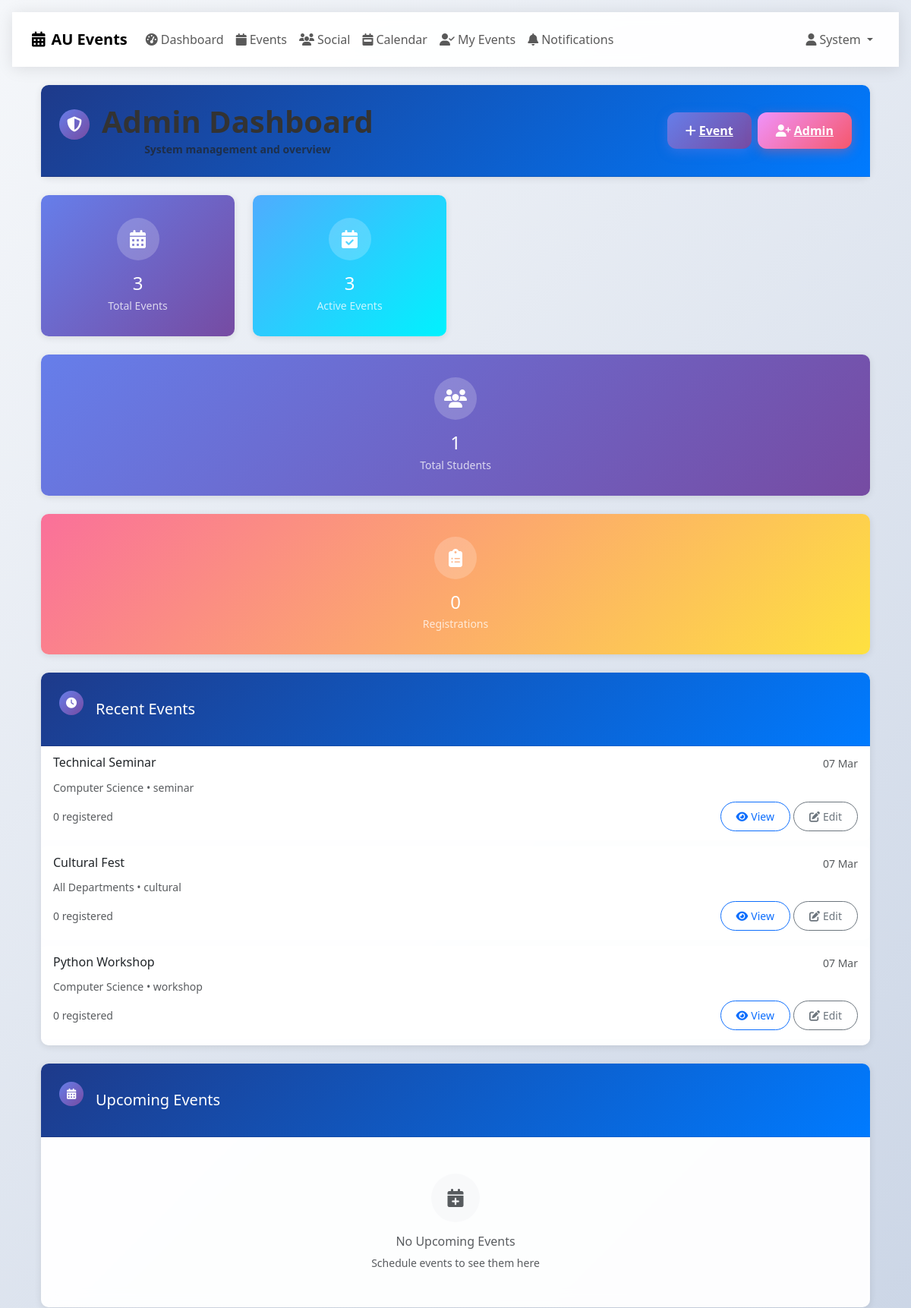
Page /admin/dashboard (signed in, upper part) on the earlier database version.
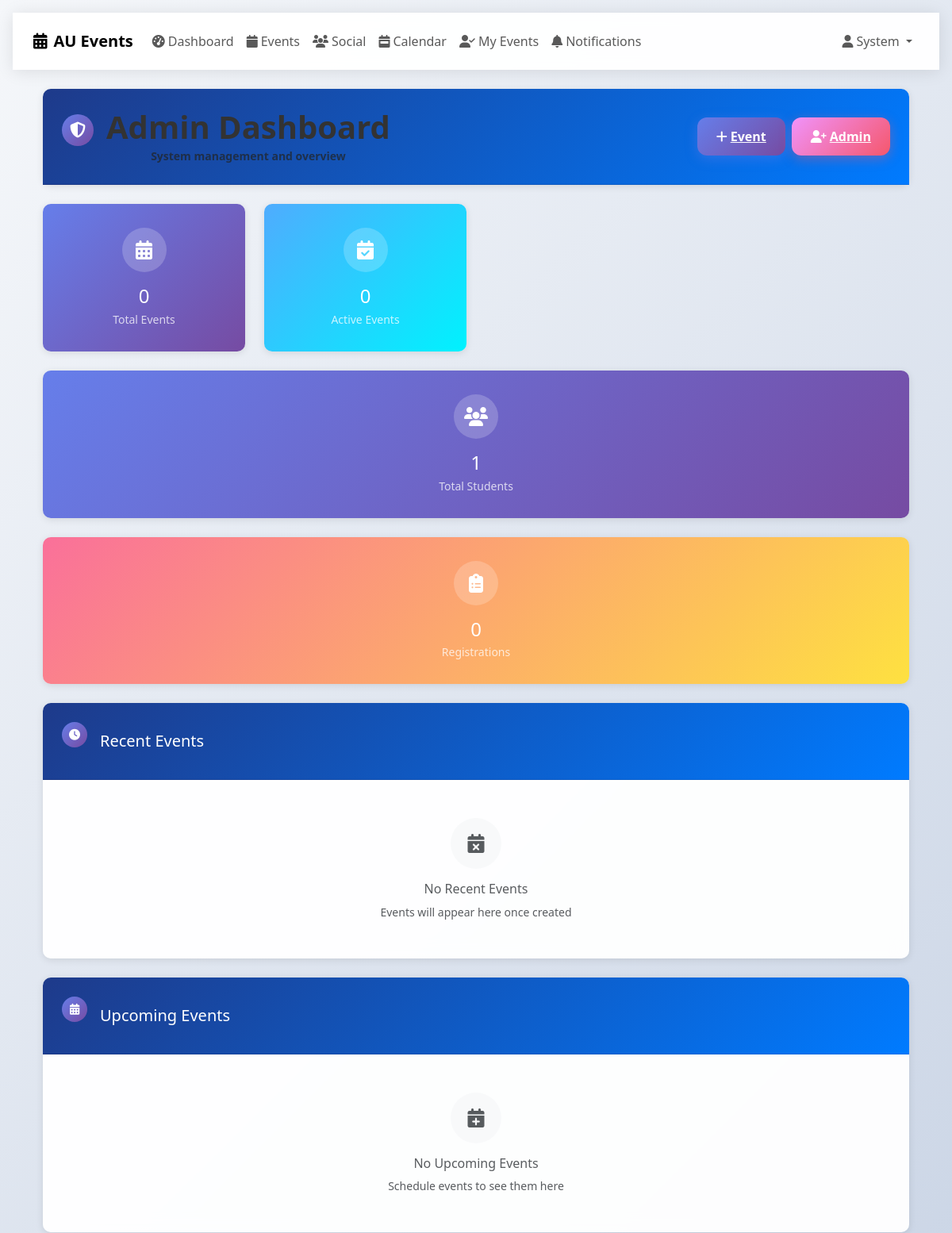
Same page on the later database version.
### models/event.py (models this page shows, shortened)
class Event(db.Model):
    __tablename__ = 'events'
    id = db.Column(db.Integer, primary_key=True)
    title = db.Column(db.String(200), nullable=False)
    description = db.Column(db.Text, nullable=False)
    date = db.Column(db.Date, nullable=False, index=True)
    time = db.Column(db.Time, nullable=False)
    location = db.Column(db.String(200), nullable=False)
    department = db.Column(db.String(100), nullable=False, index=True)
    category = db.Column(db.String(50), nullable=False, index=True)  # technical, cultural, workshop, seminar
    max_participants = db.Column(db.Integer)
    poster_image = db.Column(db.String(255))
    created_by = db.Column(db.Integer, db.ForeignKey('admins.id'), nullable=False)
    created_at = db.Column(db.DateTime, default=datetime.utcnow)
    updated_at = db.Column(db.DateTime, default=datetime.utcnow, onupdate=datetime.utcnow)
    is_active = db.Column(db.Boolean, default=True)
    registrations = db.relationship('EventRegistration', backref='event', lazy='dynamic', cascade='all, delete-orphan')
    feedbacks = db.relationship('EventFeedback', backref='event', lazy='dynamic', cascade='all, delete-orphan')
    @property
    def registered_count(self):
        return self.registrations.count()

### routes/admin.py (the view)
@admin_bp.route('/dashboard')
@login_required
@admin_required
def dashboard():
    total_events = Event.query.count()
    active_events = Event.query.filter_by(is_active=True).count()
    total_students = Student.query.count()
    total_registrations = EventRegistration.query.count()
    recent_events = Event.query.order_by(Event.created_at.desc()).limit(5).all()
    upcoming_events = Event.query.filter(
        Event.date >= datetime.utcnow().date(),
        Event.is_active == True
    ).order_by(Event.date).limit(5).all()
    recent_registrations = EventRegistration.query.order_by(
        EventRegistration.registration_date.desc()
    ).limit(10).all()
    return render_template('admin/dashboard.html',
                         total_events=total_events,
                         active_events=active_events,
                         total_students=total_students,
                         total_registrations=total_registrations,
                         recent_events=recent_events,
                         upcoming_events=upcoming_events,
                         recent_registrations=recent_registrations)

### models/user.py (called while the page is built)
    @property
    def unread_notifications_count(self):
        return 0

### routes/admin.py (called while the page is built)
def admin_required(f):
    from functools import wraps
    @wraps(f)
    def decorated_function(*args, **kwargs):
        if not current_user.is_authenticated or not isinstance(current_user, Admin):
            flash('Admin access required', 'error')
            return redirect(url_for('auth.login'))
        return f(*args, **kwargs)
    return decorated_function

### utils/mobile_detector.py (called while the page is built)
def mobile_context_processor():
    return {
        'is_mobile_device': MobileDetector.is_mobile(),
        'device_type': MobileDetector.get_device_type(),
        'mobile_css_classes': MobileDetector.get_css_classes(),
        'viewport_meta': MobileDetector.get_viewport_meta()
    }

    @classmethod
    def get_device_type(cls):
        user_agent = request.headers.get('User-Agent', '')
        if cls.TABLET_AGENTS.search(user_agent):
            return 'tablet'
        elif cls.MOBILE_AGENTS.search(user_agent):
            return 'mobile'
        else:
            return 'desktop'

### templates/admin/dashboard.html (shortened to what the changed rows need)
{% extends "base.html" %}
{% block content %}
<div class="card slide-up">
    <div class="card-header">
        <div class="d-flex justify-content-between align-items-center">
            <div class="d-flex align-items-center">
                <div>
                    <h1 class="display-title mb-0">Admin Dashboard</h1>
                </div>
            </div>
        </div>
    </div>
</div>
<div class="card-grid card-grid-4">
    <div class="card text-center" style="background: var(--primary-gradient); color: white;">
        <div class="card-body" style="padding: 30px 20px;">
            <div class="icon-circle mx-auto mb-3" style="background: rgba(255,255,255,0.2); width: 56px; height: 56px; font-size: 1.5rem;">
                <i class="fas fa-calendar-alt"></i>
            </div>
            <h4 class="mb-1 text-center">{{ total_events }}</h4>
            <p class="mb-0 small opacity-75 text-center">Total Events</p>
    </div>
    </div>
    <div class="card text-center" style="background: var(--success-gradient); color: white;">
        <div class="card-body" style="padding: 30px 20px;">
            <div class="icon-circle mx-auto mb-3" style="background: rgba(255,255,255,0.2); width: 56px; height: 56px; font-size: 1.5rem;">
                <i class="fas fa-calendar-check"></i>
            </div>
            <h4 class="mb-1 text-center">{{ active_events }}</h4>
            <p class="mb-0 small opacity-75 text-center">Active Events</p>
        </div>
    </div>
    </div>
<div class="card mt-3">
    <div class="card-body p-0">
        {% if recent_events %}
            {% for event in recent_events %}
                <div class="list-group-item">
                    <div class="d-flex justify-content-between align-items-start mb-2">
                        <h6 class="mb-1">{{ event.title }}</h6>
                        <small class="text-muted">{{ event.created_at.strftime('%d %b') }}</small>
                    </div>
                    <p class="mb-2 small text-muted">{{ event.department }} • {{ event.category }}</p>
                    <div class="d-flex justify-content-between align-items-center">
                        <small class="text-muted">{{ event.registered_count }} registered</small>
                        <div class="d-flex gap-1">
                            <a href="{{ url_for('admin.event_details', event_id=event.id) }}" class="btn btn-outline-primary btn-sm">
                                <i class="fas fa-eye me-1"></i>View
                            </a>
                            <a href="{{ url_for('admin.edit_event', event_id=event.id) }}" class="btn btn-outline-secondary btn-sm">
                                <i class="fas fa-edit me-1"></i>Edit
                            </a>
                        </div>
                    </div>
                </div>
            {% endfor %}
        {% else %}
            <div class="card-body text-center py-5">
                <div class="icon-circle mx-auto mb-3" style="background: var(--light-bg); width: 64px; height: 64px; font-size: 1.5rem;">
                    <i class="fas fa-calendar-times text-muted"></i>
                </div>
                <h6 class="text-muted">No Recent Events</h6>
                <p class="text-muted small mb-0">Events will appear here once created</p>
            </div>
        {% endif %}
    </div>
</div>
{% endblock %}

Differences in the rows shown:
removed Event: title "Technical Seminar", created_at "07 Mar", department "Computer Science", category "seminar", registered_count "0"
removed Event: title "Cultural Fest", created_at "07 Mar", department "All Departments", category "cultural", registered_count "0"
removed Event: title "Python Workshop", created_at "07 Mar", department "Computer Science", category "workshop", registered_count "0"
Other differences:
{{ total_events }}: "3" → "0"
{{ active_events }}: "3" → "0"
text now shown: "No Recent Events Events will appear here once created"
